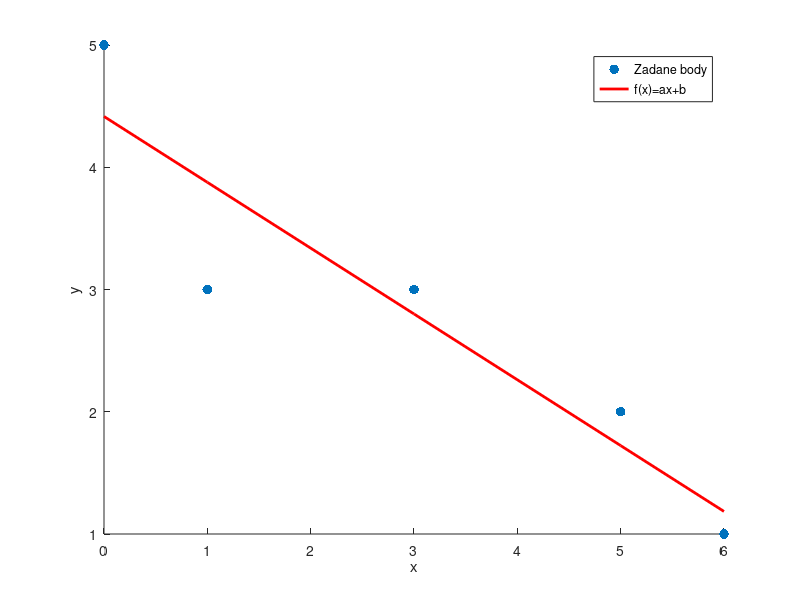

Recreate this plot in MATLAB. (Note: this script raises an error after producing the figure.)
x = [0, 1, 3, 5, 6];
y = [5, 3, 3, 2, 1];
n = length(x);

M = [sum(x.^2), sum(x); sum(x), n];
z = [sum(y.*x);sum(y)];

koeficienty = M\z;
a = koeficienty(1);
b = koeficienty(2);

scatter(x,y,50,'filled','black');
hold on;
plot(x,a*x+b,'linewidth',2, 'color','r')
legend('Zadane body','f(x)=ax+b')

xlabel('x');
ylabel('y');

f     = fittype('a*x+b','dependent','y','independent','x',...
        'coefficients',{'a','b'});
myfit = fit(x',y',f)


